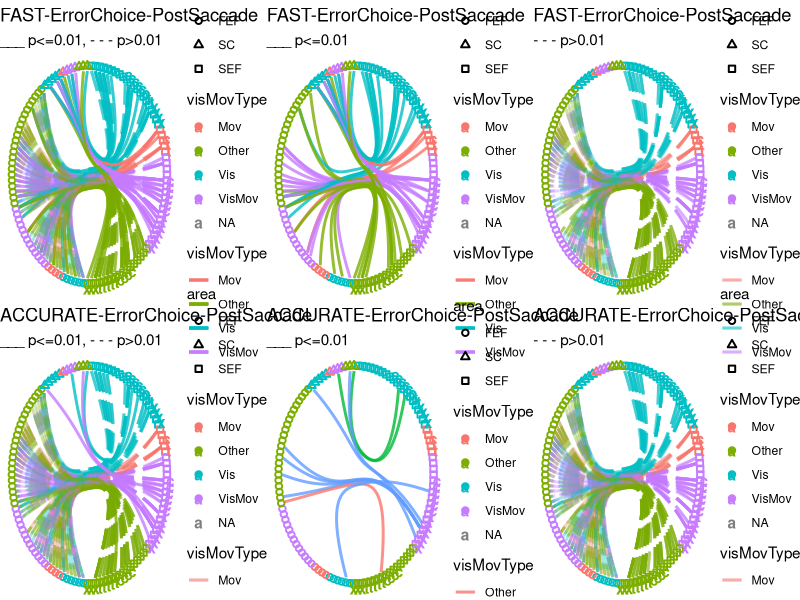

Here is the R script that generated this plot:
# Use hierarchical edge bundling plot for inter-areal connections use data
# output from: createPairRelationships.m --> search for "Hierarchical Edge
# Bundling plot in R"
# Use: read.csv('[thomas-jpsth/rcode]/spkCorrVals.csv')
# Use R scripts from examples to munge data and plot

# load_libraries---------------------------------------------------------------
# Libraries
library(tidyverse)
library(stringr)
library(igraph)
library(ggraph)
library(gridExtra)

# anonymous_functions_for_plotting---------------------------------------------
# Functions need o be compiled before they can be used...:-)
# Pick the connections (pairs) to be lotted so we can fine the nodeIds and do the plot 
fx_filter <- function(df,filt) 
{
  df %>% filter( satCondition == filt.satCond & outcome == filt.outcome & epoch == filt.epoch )
}

fx_get_HEB <- function(df,
                       X_area,
                       Y_area,
                       plusRhoFlag,
                       sigFlag,
                       verts)
{
  w <- 1
  t <- 0.9
  temp <- df[df$X_area == X_area & df$Y_area == Y_area, ]
  if (plusRhoFlag == TRUE & dim(temp)[1] > 0) {
    temp <- temp[temp$rhoRaw_150ms >= 0, ]
  } else{
    temp <- temp[temp$rhoRaw_150ms < 0, ]
  }

  if (sigFlag == TRUE & dim(temp)[1] > 0) {
    temp <- temp[temp$pvalRaw_150ms <= 0.01, ]
    a <- 0.8
    ltype <- "solid"
  } else{
    temp <- temp[temp$pvalRaw_150ms > 0.01, ]
    a <- 0.2
    ltype <- "longdash"
  }

  if (dim(temp)[1] > 0) {
    outHeb <-
      geom_conn_bundle(
        data = get_con(
          from = match(temp$X_unitNum, verts$name),
          to = match(temp$Y_unitNum, verts$name)
        ),
        aes(colour = visMovType),
        alpha = a,
        width = w,
        tension = t,
        linetype = ltype
      )
    
  } else{
    outHeb <- NULL
  }
}

fx_plotIt <- function(df, filt, plt_base, verts)
{
  # SEF-FEF Plus Rho signif and non-signif
  plt_plusFefSig <- fx_get_HEB(df, "SEF", "FEF", TRUE, TRUE, verts)
  plt_plusFefNotSig <- fx_get_HEB(df, "SEF", "FEF", TRUE, FALSE, verts)
  # SEF-FEF Minus Rho signif and non-signif
  plt_minusFefSig <- fx_get_HEB(df, "SEF", "FEF", FALSE, TRUE, verts)
  plt_minusFefNotSig <- fx_get_HEB(df, "SEF", "FEF", FALSE, FALSE, verts)
  # SEF-SC Plus Rho signif and non-signif
  plt_plusScSig <- fx_get_HEB(df, "SEF", "SC", TRUE, TRUE, verts)
  plt_plusScNotSig <- fx_get_HEB(df, "SEF", "FEF", TRUE, FALSE, verts)
  # SEF-SC Minus Rho signif and non-signif
  plt_minusScSig <- fx_get_HEB(df, "SEF", "SC", FALSE, TRUE, verts)
  plt_minusScNotSig <- fx_get_HEB(df, "SEF", "FEF", FALSE, FALSE, verts)
  
  pltOut <- list()
  # return signif & nonSignif plot or plot it if return val is not asked
  titleStr <-
    paste(toupper(filt.satCond),
          "-",
          filt.outcome,
          "-",
          filt.epoch,
          sep = "")
  pltOut$signifNonSignif <-
    plt_base + plt_minusFefNotSig + plt_minusFefSig + plt_plusFefNotSig + plt_plusFefSig +
    plt_minusScNotSig + plt_minusScSig + plt_plusScNotSig + plt_plusScSig +
    ggtitle(titleStr, "___ p<=0.01, - - - p>0.01")
  
  # return signif plot
  titleStr <-
    paste(toupper(filt.satCond),
          "-",
          filt.outcome,
          "-",
          filt.epoch,
          sep = "")
  pltOut$signif <-
    plt_base  + plt_minusFefSig  + plt_plusFefSig + plt_minusScSig + plt_plusScSig +
    ggtitle(titleStr, "___ p<=0.01")
  # return nonSignif plot
  titleStr <-
    paste(toupper(filt.satCond),
          "-",
          filt.outcome,
          "-",
          filt.epoch,
          sep = "")
  pltOut$nonSignif <-
    plt_base  + plt_minusFefNotSig  + plt_plusFefNotSig + plt_minusScNotSig + plt_plusScNotSig +
    ggtitle(titleStr, "- - - p>0.01")
  
  return(pltOut)
  
}

# Read_spkCorr_vals_and_createEdges--------------------------------------------
# read into a tibble type, suppress column type output
spkCorr<-read_csv('spkCorrVals.csv',col_types = cols())

# > colnames(spkCorr)
# [1] "Pair_UID"        "X_unitNum"       "Y_unitNum"       "X_area"          "Y_area"          "XY_Dist"         "condition"       "alignedName"     "rhoRaw_50ms"    
# [10] "pvalRaw_50ms"    "rhoRaw_150ms"    "pvalRaw_150ms"   "rhoRaw_200ms"    "pvalRaw_200ms"   "X_visGrade"      "X_visType"       "X_moveGrade"     "X_errGrade"     
# [19] "X_rewGrade"      "X_poorIso"       "Y_visGrade"      "Y_visType"       "Y_moveGrade"     "Y_errGrade"      "Y_rewGrade"      "Y_poorIso"       "monkey"         
# [28] "sessNum"         "sess"            "outcome"         "satCondition"    "epoch"           "sameAreaPair"    "sameChannelPair" "pairCount"       "signifPlusRho"  
# [37] "signifMinusRho"  "nonSignifRho"   
# > 
# remove columns
removeCols <- c("Pair_UID", "condition", "alignedName", 
                "rhoRaw_50ms", "pvalRaw_50ms","rhoRaw_200ms", 
                "pvalRaw_200ms","sameAreaPair","sameChannelPair", "pairCount")
spkCorr <- spkCorr[ , !(colnames(spkCorr) %in% removeCols)]

# convert unitNums, sessNum to character type
numericCols <- c("X_unitNum","Y_unitNum","sessNum")
spkCorr[numericCols] <- sapply(spkCorr[numericCols], as.character)
# Find all X_ and Y_ colnames to use and remove the X_ prefix
unitColNames <- names(spkCorr)[str_detect(names(spkCorr), pattern = "X_.*")];
unitColNames <- gsub("X_","", unitColNames)
# Create allUnitNodes: get X_units
xUnits <- unique(spkCorr[,paste("X_", unitColNames, sep = "")])
# Create allUnitNodes: get X_units
yUnits <- unique(spkCorr[,paste("Y_", unitColNames, sep = "")])
# Create allUnitNodes: change column names to be same for xUnits and yUnits
colnames(xUnits) <- unitColNames
colnames(yUnits) <- unitColNames
# Create allUnitNodes: append xUnits and yUnits into a single table and get unique units 
allUnitNodes <- unique(rbind(xUnits,yUnits))
# Create allUnitNodes: Add "from" area "to" unitNum columns and polulate  
allUnitNodes[,c("from","to")] <- c(allUnitNodes[,c("area",'unitNum')])
# Create all nodes: Brain areas
brainAreas <- as_tibble(data.frame(from="brain", to=c("SEF","FEF","SC")))
# Create all nodes: add other columns
brainAreas[,unitColNames] <- NA
# Create edges
allEdges <- rbind(brainAreas,allUnitNodes)
# Create_functionalType_and_custom_sort_order----------------------------------
# Add column for vis,move,vismov types: sorting, node-color
allEdges$visMovType <- "Other"
allEdges$visMovType[abs(allEdges$visGrade) >= 2] <- "Vis"
allEdges$visMovType[abs(allEdges$moveGrade) >= 2] <- "Mov"
allEdges$visMovType[abs(allEdges$visGrade) >= 2 & abs(allEdges$moveGrade) >= 2] <- "VisMov"
# Add column for errorGarde, rewardGrade: sorting, node-shape
allEdges$errorRewardType <- "NA"
allEdges$errorRewardType[abs(allEdges$errGrade) >= 2] <- "Error"
allEdges$errorRewardType[abs(allEdges$rewGrade) >= 2] <- "Reward"
allEdges$errorRewardType[abs(allEdges$errGrade) >= 2 & abs(allEdges$rewGrade) >= 2] <- "Error & Reward"
# Add column for custom sorting for visMovType column
allEdges$sortVisMov <- 10
allEdges$sortVisMov[allEdges$visMovType == "Vis"] <- 1
allEdges$sortVisMov[allEdges$visMovType == "Mov"] <- 2
allEdges$sortVisMov[allEdges$visMovType == "VisMov"] <- 3
allEdges$sortVisMov[allEdges$visMovType == "Other"] <- 4
# Add column for custom sorting for errorRewardType column
# see: http://sape.inf.usi.ch/quick-reference/ggplot2/shape
allEdges$sortErrorReward <- ""
allEdges$sortErrorReward[allEdges$errorRewardType == "Error"] <- "c" #  choice error
allEdges$sortErrorReward[allEdges$errorRewardType == "Reward"] <- "t" #  timing error
allEdges$sortErrorReward[allEdges$errorRewardType == "Error & Reward"] <- "x" # both
# Add column for custom sorting for area column (from: column brain, SEF,FEF,SC)
allEdges$sortArea <- NA
allEdges$sortArea[allEdges$area == "SEF"] <- 0 # open square
allEdges$sortArea[allEdges$area == "FEF"] <- 1 # open circle
allEdges$sortArea[allEdges$area == "SC"] <- 2 # open triangle
# Sort allEdges
sortedEdges <- allEdges %>% group_by(sortArea,sortVisMov,sortErrorReward)
#sortedEdges <- sortedEdges %>% arrange(sortArea,sortVisMov,visType,visGrade,moveGrade,sortErrorReward,as.numeric(unitNum),errGrade,rewGrade)
sortedEdges <- sortedEdges %>% arrange(sortArea,sortVisMov,sortErrorReward,as.numeric(unitNum))

# Create_vertices_of_nodes_and_plot--------------------------------------------
# create a vertices data.frame. One line per object of our edges, giving features of nodes.
vertices <- as_tibble(data.frame(name = unique(c(as.character(sortedEdges$from), as.character(sortedEdges$to)) ) ))
# Let's add a column with the group of each name. It will be useful later to color points
idx <- match( vertices$name, sortedEdges$to )
vertices$sortArea  <-  sortedEdges$sortArea[idx]
vertices$area  <-  sortedEdges$area[idx]

vertices$visMovType  <-  sortedEdges$visMovType[idx]
vertices$sortVisMov  <-  as.factor(sortedEdges$sortVisMov[idx])
vertices$errorRewardType  <-  sortedEdges$errorRewardType[ idx ]
vertices$sortErrorReward  <-  sortedEdges$sortErrorReward[ idx ]

# Create a graph object with the igraph library
mygraph <- graph_from_data_frame( sortedEdges, vertices=vertices )
# This is a network object, you visualize it as a network like shown in the network section!
plt<-ggraph(mygraph, layout = 'dendrogram', circular = TRUE) + 
  scale_shape_discrete(solid = FALSE) +
  geom_node_point(aes(filter = leaf, x = x*1.05, y=y*1.05, shape=area,
                      colour=visMovType), stroke = 1) +
  #Change fontface. Allowed values : 1(normal),# 2(bold), 3(italic), 4(bold.italic)
  geom_text(aes(x = x*1.1, y=y*1.1,label=sortErrorReward,
                colour=visMovType),
            fontface=2) + 
  theme_void()
  
# get plots for Fast
filt.satCond<-"Fast"
filt.outcome<-"ErrorChoice"
filt.epoch<-"PostSaccade"
filt.sess<-"All"
pltFast<-fx_plotIt(fx_filter(spkCorr,filt),filt,plt,vertices)

# get plots for Accurate
filt.satCond<-"Accurate"
pltAccu<-fx_plotIt(fx_filter(spkCorr,filt),filt,plt,vertices)
# plot a grid...
ZZ<-gridExtra::arrangeGrob(grobs = c(pltFast,pltAccu),nrow = 2, ncol = 3 )
grid.arrange(ZZ)


# # DO_Per_Session---------------------------------------------------------------
# 
# monkySessNum<-unique(spkCorr[,c("monkey","sessNum")])
# loop.count <- c(1:dim(monkySessNum)[1])
# plt_list <- list()
# for (s in loop.count)
# {
#   monk <- monkySessNum$monkey[s]
#   sessNum <- monkySessNum$sessNum[s]
#   
#   temp <- spkCorr[spkCorr$sessNum == sessNum & spkCorr$monkey == monk,]
#   
#  
# #p
# }


# Linetypes:
#lt=c("blank", "solid", "dashed", "dotted", "dotdash", "longdash", "twodash", "1F", "F1", "4C88C488", "12345678")
